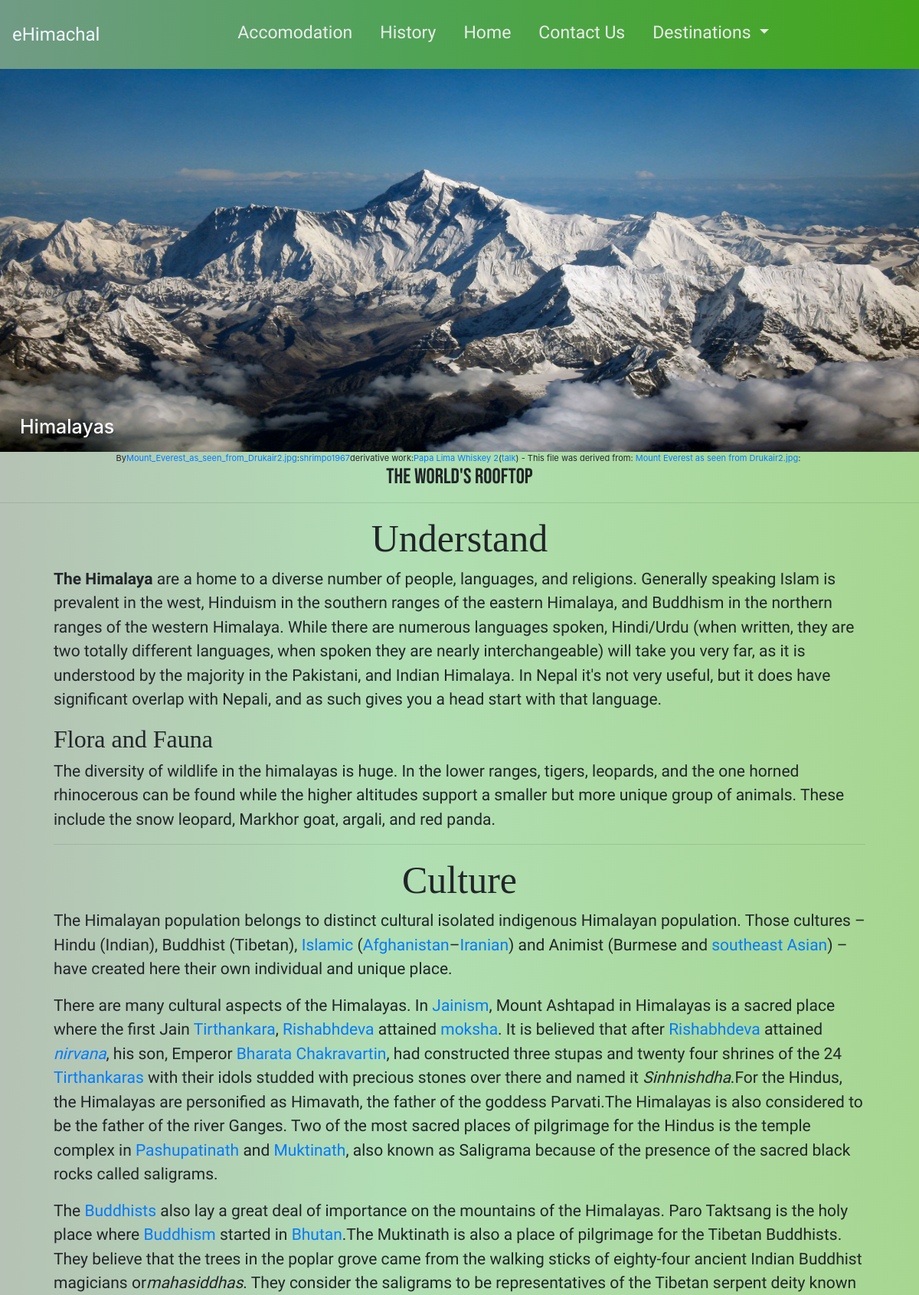
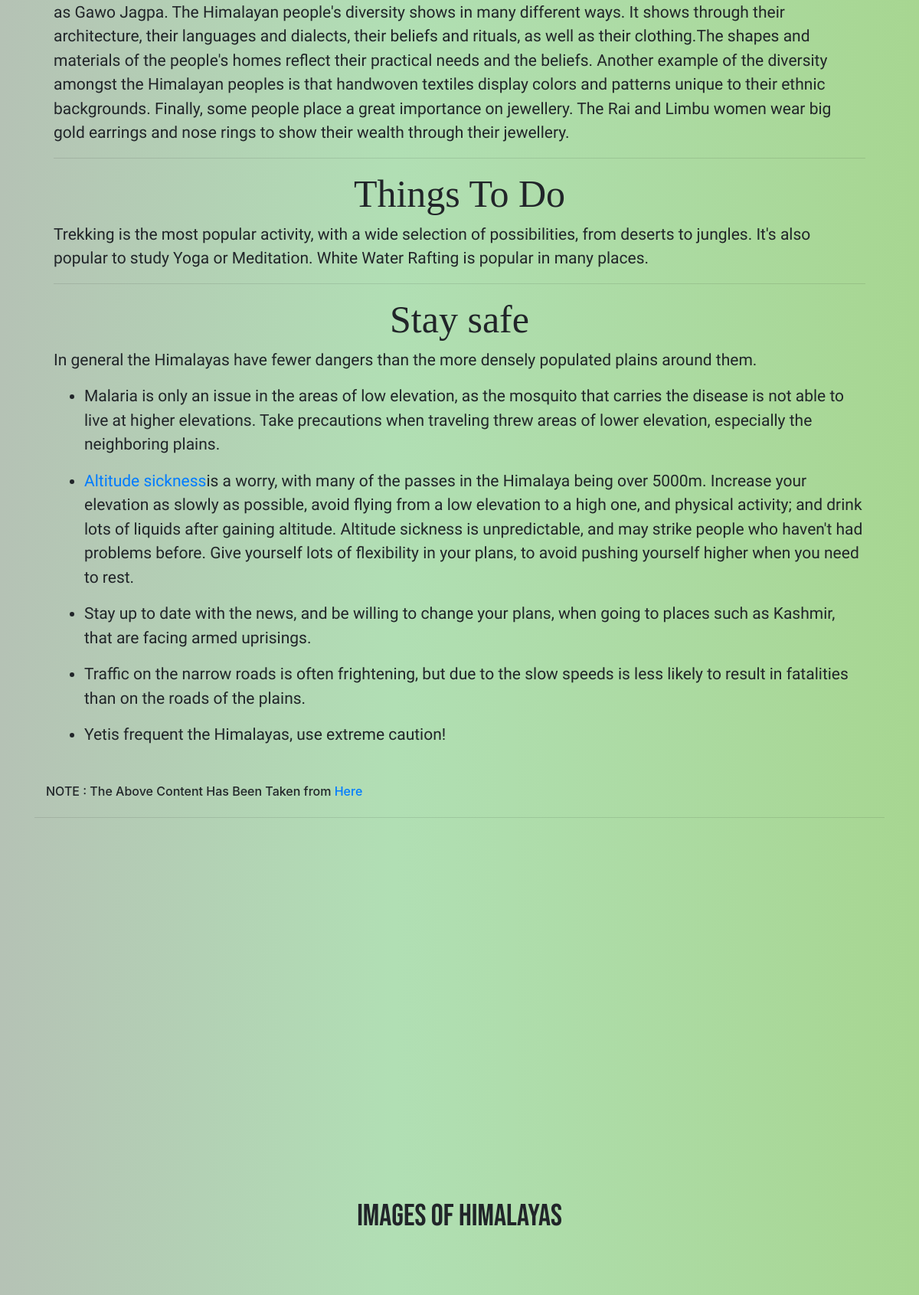
The page /destinations/places/2 (upper part) on the database its author committed (2 pictures, top to bottom).
### ehimachalapp/models.py (models this page shows, shortened)
class Image(models.Model):
    sno = models.AutoField(primary_key = True)
    image_source = models.TextField(default = '')
    image_destination = models.ForeignKey(Destination,on_delete=models.CASCADE)
    name = models.CharField(max_length = 50)
    image_url  = models.ImageField(blank= False,upload_to= "DestinationImages/")
    image_online_url = models.CharField(max_length = 1000000,default = '')
    is_title_image = models.BooleanField(default= False)

class Destination(models.Model):
    sno = models.AutoField(primary_key = True)
    name = models.CharField(max_length = 50,unique = True)
    description = models.TextField(default='')
    category = models.ManyToManyField(DestinationCategory,blank = True)
    tag = models.CharField(max_length = 50,default = '',blank = True)
    population = models.IntegerField(blank = True,default = 0)
    male_pc = models.IntegerField(blank = True,default = 0)
    female_pc = models.IntegerField(blank = True,default = 0)
    total_educated = models.IntegerField(blank = True,default = 0)
    male_educated  =models.IntegerField(blank = True,default = 0)
    female_educated = models.IntegerField(blank = True,default = 0)
    is_in_homepage = models.BooleanField(default = True)
    content_credit = models.CharField(max_length = 100,blank = False,default = '')
    show_demographics = models.BooleanField(default=True)
    show_hotels = models.BooleanField(default=True)
    show_video = models.BooleanField(default= False)
    show_images = models.BooleanField(default = True)

class DestinationVideo(models.Model):
    sno  = models.AutoField(primary_key = True)
    video_destination  = models.OneToOneField(Destination,on_delete=models.CASCADE)
    video_link = models.URLField()

### ehimachalapp/views.py (the view)
# urls.py: path('destinations/places/<int:sno>',views.destination_places,name="specificPlace"),
def destination_places(requests,sno):
    destination_to_see = Destination.objects.get(sno = sno)
    main_image = Image.objects.get(image_destination = destination_to_see,is_title_image= True)
    all_images = Image.objects.filter(image_destination = destination_to_see,is_title_image = False)
    if destination_to_see.show_video:
        video = DestinationVideo.objects.get(video_destination = destination_to_see)
        return render(requests,'Destination/place.html',{'categories' : categories,'destination' : destination_to_see,'images' : all_images,'main_image' : main_image,'video' : video})
    else:
        return render(requests,'Destination/place.html',{'categories' : categories,'destination' : destination_to_see,'images' : all_images,'main_image' : main_image})

### ehimachalapp/models.py (called while the page is built)
    def __str__(self):
        return self.name

### templates/Destination/place.html (shortened to what this page needs)
{%extends 'layout.html'%}
{%load static%}
{%block body%}
    <div class="destinationImage">
        <img class="destinationList" src="/media/{{main_image.image_url}}">
        <div class="centeredList">
        <h1>{{destination.name}}</h1>
        </div>
    </div>
<div class="courtesy ">
    {{main_image.image_source | safe}}
</div>
<div class="container tag">
            <h1>{{destination.tag}}</h1>
</div>
<hr>
<div class="container ">
    <div class="container">
        <div class="flex-content content">
            {{destination.description | safe}}
        </div>
    </div>
    <br>
    <div class="container my-2">
        <div class="row">
            <div class="col-md-12">
                <h6>NOTE : The Above Content Has Been Taken from <a href="{{destination.content_credit}}" target="_blank">Here</a></h6>
            </div>
        </div>
    </div>
    <hr>
{%if destination.show_video%}
<div class="container my-5 flex-video">
            <iframe  src="{{video.video_link}}" frameborder="0" allow="accelerometer; autoplay; encrypted-media; gyroscope; picture-in-picture" allowfullscreen></iframe>
</div>
{%endif%}
{%if destination.show_images%}
<div class="container my-4">
    <div class="row">
        <div class="col-md-12">
            <h1>Images of {{destination.name}}</h1>
        </div>
    </div>
</div>
    <div class="my-4 container flex-images">
    </div>
    {%endif%}
</div>
{%endblock%}
{%block css%}
<link rel="stylesheet" href="{% static 'css/place.css' %}">
<link rel="stylesheet" href="{% static 'css/background-image.css' %}">
{%endblock%}

### templates/layout.html (shortened to what this page needs)
<!DOCTYPE html>
<html lang="en">
<head>
{%load static%}
  {%block css%}
  {%endblock%}
  <link rel="stylesheet" href="{% static 'css/layout.css' %}">
  <link rel="stylesheet" href="{% static 'bootstrap-4.5.0-dist/css/bootstrap.min.css' %}">
</head>
<body>
  <nav class="navbar navbar-expand-lg navbar-fixed-top" role="navigation">
    <a class="mainTitleNavbar" style="color: aliceblue">eHimachal</a>
    <div class="collapse navbar-collapse" id="navbarItems">
      <ul class="navbar-nav mr-auto">
        <li class="nav-item">
          <a class="nav-link" href="{% url 'accomodations' %}" >Accomodation</a>
        </li>
        <li class="nav-item">
          <a class="nav-link active" href="{% url 'history' %}">History</a>
        </li>
        <li class="nav-item">
          <a class="nav-link" href="{% url 'homepage' %}">Home</a>
        </li>
        <li class="nav-item">
          <a class="nav-link" href="{% url 'contact' %}">Contact Us</a>
        </li>
        <li class="nav-item dropdown">
          <a class="nav-link dropdown-toggle " href="#" id="drop" role="button" data-toggle="dropdown" aria-haspopup="true" aria-expanded="false">
            Destinations
          </a>
      </li>
      </ul>
    </div>
  </nav>
    {%block body%}
    {%endblock%}
</body>
</html>

### static/css/place.css (style rules this page uses)
img.destinationList { width: 100%; height:500px; }
div.destinationImage { position: relative; text-align: center; color: white; }
.centeredList { position: absolute; bottom: 8px; left: 16px; }
.centeredList h1 { margin: 10px; font-size: 25px; }
.courtesy { font-size: 11px; display: flex; flex-flow: row wrap; justify-content: center; }
div.row h1,h4 { text-align: center; font-family: 'Bebas Neue', cursive; font-size : 40px; }
div.container h1 { text-align: center; }
h2,h3 { font-family: 'Indie Flower', cursive ; }
.container iframe { display: block; margin: 0 auto; width : 90%; height : 400px; }
div.flex-content { justify-content: center; margin-left : 10px; margin-right : 10px; }
.content { background : none; }
li,p { font-family: 'Grandstander', cursive; font-size: 21px; }
.container .flex-video { display: flex; justify-content: center; }
div.flex-images { display: flex; flex-direction: row; flex-wrap: wrap; justify-content: center; }
div.content.flex-content h1 { font-size: 50px; justify-content: center; font-family: 'Shadows Into Light', cursive; }
div.tag.container h1 { font-size: 28px; justify-content: center; font-family: 'Bebas Neue', cursive; }

### static/css/background-image.css (style rules this page uses)
body { background : linear-gradient(90deg, #b5c2b5 0%, rgb(177, 223, 180) 43%, rgb(167, 214, 145) 100%); }

### static/css/layout.css (style rules this page uses)
nav { width : 100%; display: block; }
nav.navbar { background : linear-gradient(90deg, #719b86 0%, rgb(80, 163, 87) 43%, rgb(67, 167, 27) 100%); }
a.nav-link { color : rgb(236, 236, 236); margin: 10px; font-size:24px; }
nav li:after { display:block; content:""; border-bottom:3px solid #4c5e45; transform:scaleX(0); transition:transform 0.2s ease-in-out }
a.mainTitleNavbar { font-size: x-large; font-family: 'Rock Salt', cursive; cursor: pointer; }
nav a.nav-link { font-family: 'Knewave', cursive; font-size: 23px; }

### rows shown on the page
Image: image_url (picture), image_source "By Mount_Everest_as_seen_from_Drukair2.jpg : shrimpo1967 derivative work: Papa Lima Whiskey 2 ( talk ) - This file was derived from: Mount Everest as seen from Drukair2.jpg :"
Destination: name "Himalayas", tag "The World's Rooftop", description "Understand The Himalaya are a home to a diverse number of people, languages, and religions. Generally speaking Islam is prevalent in the west, Hinduism in the southern ranges of the eastern Himalaya, and Buddhism in the northern ranges of the western Himalaya. While there are numerous languages spoken, Hindi/Urdu (when written, they are two totally different languages, when spoken they are nearly interchangeable) will take you very far, as it is understood by the majority in the Pakistani, and Indian Himalaya. In Nepal it's not very useful, but it does have significant overlap with Nepali, and as such gives you a head start with that language. Flora and Fauna The diversity of wildlife in…"
